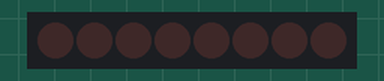
A sketch run on a simulated Arduino Uno, built with avr-gcc and run on an emulated ATmega328P. Shown: 8 shift-register outputs drawn as a row of LEDs (first output left, lit = HIGH). Wiring (inferred from the names in the program): shift register (74HC595): data pin 4; shift clock pin 6; latch pin 5. Wiring (inferred from the signals the program sends): row of LEDs: on Q0, Q1, Q2, Q3, Q4, Q5, Q6, Q7.

Above: at 0.2 s.
At 1.1 s:
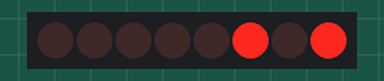
At 1.5 s:
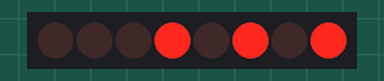
At 1.9 s:
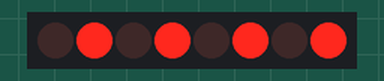
At 3.4 s:
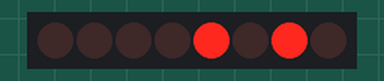
At 4.9 s:
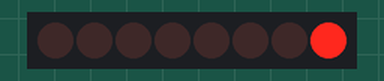
Timing chart, 0 to 5.5 s (numbered marks = the images above):
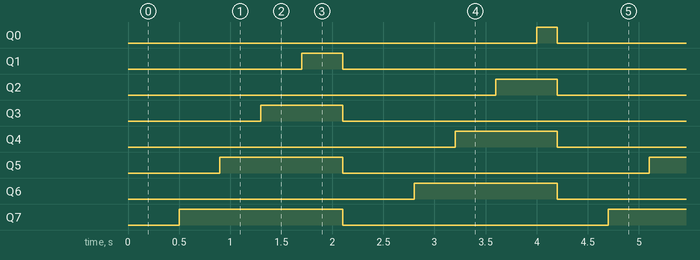

Measured:
- by itself, Q0: alternates HIGH for 0.20 s and LOW for 4.0 s
- by itself, Q1: alternates HIGH for 0.40 s and LOW for 3.8 s
- by itself, Q2: alternates HIGH for 0.60 s and LOW for 3.6 s
- by itself, Q3: alternates HIGH for 0.80 s and LOW for 3.4 s
- by itself, Q4: alternates HIGH for 1.0 s and LOW for 3.2 s
- by itself, Q5: alternates HIGH for 1.2 s and LOW for 3.0 s
- by itself, Q6: alternates HIGH for 1.4 s and LOW for 2.8 s
- by itself, Q7: alternates HIGH for 1.6 s and LOW for 2.6 s

The sketch:

ShiftMemory.ino
```cpp
#define LATCH 5
#define CLOCK 6
#define DATA 4

byte leds = 0;
int loops = 0;

void setup()
{
    pinMode(LATCH, OUTPUT);
    pinMode(DATA, OUTPUT);
    pinMode(CLOCK, OUTPUT);
}

void updateRegister()
{
    digitalWrite(LATCH, LOW);
    shiftOut(DATA, CLOCK, 0, leds);
    digitalWrite(LATCH, HIGH);
}

void loop()
{
    leds = 0;
    updateRegister();
    delay(500);
    int b = loops % 2;

    for (int i = 0; i < 8; i++)
    {
        b = !b;

        leds |= b << i;

        updateRegister();
        delay(200);
    }

    loops++;
}
```
